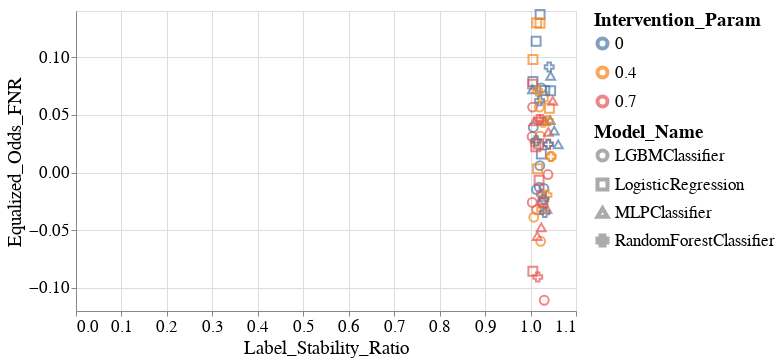

Notebook cell for this chart:
### Code cell
create_scatter_plot(melted_all_group_metrics_per_model_dct,
                    group='RAC1P',
                    fairness_metric_name='Equalized_Odds_FNR',
                    stability_metric_name='Label_Stability_Ratio')

### Figure 1 — Vega-Lite specification as saved in the notebook (floating-point values rounded to 4 significant figures)
{"config": {"view": {"continuousWidth": 400, "continuousHeight": 300}, "axis": {"labelFontSize": 17, "labelFontWeight": "normal", "titleFontSize": 19, "titleFontWeight": "normal"}, "legend": {"labelFontSize": 17, "labelLimit": 200, "symbolStrokeWidth": 4, "titleFontSize": 19, "titleLimit": 220}, "title": {"fontSize": 17}}, "data": {"name": "data-c6aa260e8a27e45c72a26499505bd71f"}, "mark": {"type": "point", "size": 60}, "encoding": {"color": {"field": "Intervention_Param", "type": "nominal"}, "shape": {"field": "Model_Name", "type": "nominal"}, "size": {"value": 80}, "x": {"field": "Label_Stability_Ratio", "type": "quantitative"}, "y": {"field": "Equalized_Odds_FNR", "type": "quantitative"}}, "height": 300, "width": 500, "$schema": "https://vega.github.io/schema/vega-lite/v4.17.0.json", "datasets": {"data-c6aa260e8a27e45c72a26499505bd71f": [{"Model_Name": "LGBMClassifier", "Experiment_Iteration": "Exp_iter_1", "Intervention_Param": 0.7, "Test_Set_Index": 0, "Group": "RAC1P", "Equalized_Odds_FNR": -0.1107, "Label_Stability_Ratio": 1.03}, {"Model_Name": "LGBMClassifier", "Experiment_Iteration": "Exp_iter_1", "Intervention_Param": 0.0, "Test_Set_Index": 0, "Group": "RAC1P", "Equalized_Odds_FNR": 0.005987, "Label_Stability_Ratio": 1.02}, {"Model_Name": "LGBMClassifier", "Experiment_Iteration": "Exp_iter_1", "Intervention_Param": 0.4, "Test_Set_Index": 0, "Group": "RAC1P", "Equalized_Odds_FNR": 0.03148, "Label_Stability_Ratio": 1.021}, {"Model_Name": "LGBMClassifier", "Experiment_Iteration": "Exp_iter_2", "Intervention_Param": 0.7, "Test_Set_Index": 0, "Group": "RAC1P", "Equalized_Odds_FNR": 0.03119, "Label_Stability_Ratio": 1.003}, {"Model_Name": "LGBMClassifier", "Experiment_Iteration": "Exp_iter_2", "Intervention_Param": 0.0, "Test_Set_Index": 0, "Group": "RAC1P", "Equalized_Odds_FNR": 0.03906, "Label_Stability_Ratio": 1.006}, {"Model_Name": "LGBMClassifier", "Experiment_Iteration": "Exp_iter_2", "Intervention_Param": 0.4, "Test_Set_Index": 0, "Group": "RAC1P", "Equalized_Odds_FNR": 0.02626, "Label_Stability_Ratio": 1.01}, {"Model_Name": "LGBMClassifier", "Experiment_Iteration": "Exp_iter_3", "Intervention_Param": 0.7, "Test_Set_Index": 0, "Group": "RAC1P", "Equalized_Odds_FNR": -0.001749, "Label_Stability_Ratio": 1.038}, {"Model_Name": "LGBMClassifier", "Experiment_Iteration": "Exp_iter_3", "Intervention_Param": 0.0, "Test_Set_Index": 0, "Group": "RAC1P", "Equalized_Odds_FNR": 0.0732, "Label_Stability_Ratio": 1.024}, {"Model_Name": "LGBMClassifier", "Experiment_Iteration": "Exp_iter_3", "Intervention_Param": 0.4, "Test_Set_Index": 0, "Group": "RAC1P", "Equalized_Odds_FNR": 0.01394, "Label_Stability_Ratio": 1.045}, {"Model_Name": "LGBMClassifier", "Experiment_Iteration": "Exp_iter_4", "Intervention_Param": 0.7, "Test_Set_Index": 0, "Group": "RAC1P", "Equalized_Odds_FNR": -0.03232, "Label_Stability_Ratio": 1.013}, {"Model_Name": "LGBMClassifier", "Experiment_Iteration": "Exp_iter_4", "Intervention_Param": 0.0, "Test_Set_Index": 0, "Group": "RAC1P", "Equalized_Odds_FNR": -0.01371, "Label_Stability_Ratio": 1.029}, {"Model_Name": "LGBMClassifier", "Experiment_Iteration": "Exp_iter_4", "Intervention_Param": 0.4, "Test_Set_Index": 0, "Group": "RAC1P", "Equalized_Odds_FNR": -0.05961, "Label_Stability_Ratio": 1.022}, {"Model_Name": "LGBMClassifier", "Experiment_Iteration": "Exp_iter_5", "Intervention_Param": 0.7, "Test_Set_Index": 0, "Group": "RAC1P", "Equalized_Odds_FNR": -0.02594, "Label_Stability_Ratio": 1.004}, {"Model_Name": "LGBMClassifier", "Experiment_Iteration": "Exp_iter_5", "Intervention_Param": 0.0, "Test_Set_Index": 0, "Group": "RAC1P", "Equalized_Odds_FNR": -0.01471, "Label_Stability_Ratio": 1.013}, {"Model_Name": "LGBMClassifier", "Experiment_Iteration": "Exp_iter_5", "Intervention_Param": 0.4, "Test_Set_Index": 0, "Group": "RAC1P", "Equalized_Odds_FNR": -0.03874, "Label_Stability_Ratio": 1.007}, {"Model_Name": "LGBMClassifier", "Experiment_Iteration": "Exp_iter_6", "Intervention_Param": 0.7, "Test_Set_Index": 0, "Group": "RAC1P", "Equalized_Odds_FNR": 0.0567, "Label_Stability_Ratio": 1.005}, {"Model_Name": "LGBMClassifier", "Experiment_Iteration": "Exp_iter_6", "Intervention_Param": 0.0, "Test_Set_Index": 0, "Group": "RAC1P", "Equalized_Odds_FNR": -0.01262, "Label_Stability_Ratio": 1.019}, {"Model_Name": "LGBMClassifier", "Experiment_Iteration": "Exp_iter_6", "Intervention_Param": 0.4, "Test_Set_Index": 0, "Group": "RAC1P", "Equalized_Odds_FNR": 0.0567, "Label_Stability_Ratio": 1.019}, {"Model_Name": "LogisticRegression", "Experiment_Iteration": "Exp_iter_1", "Intervention_Param": 0.0, "Test_Set_Index": 0, "Group": "RAC1P", "Equalized_Odds_FNR": 0.01604, "Label_Stability_Ratio": 1.024}, {"Model_Name": "LogisticRegression", "Experiment_Iteration": "Exp_iter_1", "Intervention_Param": 0.7, "Test_Set_Index": 0, "Group": "RAC1P", "Equalized_Odds_FNR": -0.08556, "Label_Stability_Ratio": 1.005}, {"Model_Name": "LogisticRegression", "Experiment_Iteration": "Exp_iter_1", "Intervention_Param": 0.4, "Test_Set_Index": 0, "Group": "RAC1P", "Equalized_Odds_FNR": 0.003352, "Label_Stability_Ratio": 1.015}, {"Model_Name": "LogisticRegression", "Experiment_Iteration": "Exp_iter_2", "Intervention_Param": 0.0, "Test_Set_Index": 0, "Group": "RAC1P", "Equalized_Odds_FNR": 0.07112, "Label_Stability_Ratio": 1.031}, {"Model_Name": "LogisticRegression", "Experiment_Iteration": "Exp_iter_2", "Intervention_Param": 0.7, "Test_Set_Index": 0, "Group": "RAC1P", "Equalized_Odds_FNR": -0.006691, "Label_Stability_Ratio": 1.019}, {"Model_Name": "LogisticRegression", "Experiment_Iteration": "Exp_iter_2", "Intervention_Param": 0.4, "Test_Set_Index": 0, "Group": "RAC1P", "Equalized_Odds_FNR": 0.06571, "Label_Stability_Ratio": 1.028}, {"Model_Name": "LogisticRegression", "Experiment_Iteration": "Exp_iter_3", "Intervention_Param": 0.0, "Test_Set_Index": 0, "Group": "RAC1P", "Equalized_Odds_FNR": 0.137, "Label_Stability_Ratio": 1.021}, {"Model_Name": "LogisticRegression", "Experiment_Iteration": "Exp_iter_3", "Intervention_Param": 0.7, "Test_Set_Index": 0, "Group": "RAC1P", "Equalized_Odds_FNR": 0.02462, "Label_Stability_Ratio": 1.018}, {"Model_Name": "LogisticRegression", "Experiment_Iteration": "Exp_iter_3", "Intervention_Param": 0.4, "Test_Set_Index": 0, "Group": "RAC1P", "Equalized_Odds_FNR": 0.1294, "Label_Stability_Ratio": 1.021}, {"Model_Name": "LogisticRegression", "Experiment_Iteration": "Exp_iter_4", "Intervention_Param": 0.0, "Test_Set_Index": 0, "Group": "RAC1P", "Equalized_Odds_FNR": 0.07889, "Label_Stability_Ratio": 1.005}, {"Model_Name": "LogisticRegression", "Experiment_Iteration": "Exp_iter_4", "Intervention_Param": 0.7, "Test_Set_Index": 0, "Group": "RAC1P", "Equalized_Odds_FNR": 0.02224, "Label_Stability_Ratio": 1.012}, {"Model_Name": "LogisticRegression", "Experiment_Iteration": "Exp_iter_4", "Intervention_Param": 0.4, "Test_Set_Index": 0, "Group": "RAC1P", "Equalized_Odds_FNR": 0.09791, "Label_Stability_Ratio": 1.005}, {"Model_Name": "LogisticRegression", "Experiment_Iteration": "Exp_iter_5", "Intervention_Param": 0.0, "Test_Set_Index": 0, "Group": "RAC1P", "Equalized_Odds_FNR": 0.1138, "Label_Stability_Ratio": 1.012}, {"Model_Name": "LogisticRegression", "Experiment_Iteration": "Exp_iter_5", "Intervention_Param": 0.7, "Test_Set_Index": 0, "Group": "RAC1P", "Equalized_Odds_FNR": 0.07661, "Label_Stability_Ratio": 1.005}, {"Model_Name": "LogisticRegression", "Experiment_Iteration": "Exp_iter_5", "Intervention_Param": 0.4, "Test_Set_Index": 0, "Group": "RAC1P", "Equalized_Odds_FNR": 0.1298, "Label_Stability_Ratio": 1.014}, {"Model_Name": "LogisticRegression", "Experiment_Iteration": "Exp_iter_6", "Intervention_Param": 0.0, "Test_Set_Index": 0, "Group": "RAC1P", "Equalized_Odds_FNR": 0.07084, "Label_Stability_Ratio": 1.044}, {"Model_Name": "LogisticRegression", "Experiment_Iteration": "Exp_iter_6", "Intervention_Param": 0.7, "Test_Set_Index": 0, "Group": "RAC1P", "Equalized_Odds_FNR": -0.02586, "Label_Stability_Ratio": 1.027}, {"Model_Name": "LogisticRegression", "Experiment_Iteration": "Exp_iter_6", "Intervention_Param": 0.4, "Test_Set_Index": 0, "Group": "RAC1P", "Equalized_Odds_FNR": 0.05579, "Label_Stability_Ratio": 1.042}, {"Model_Name": "MLPClassifier", "Experiment_Iteration": "Exp_iter_1", "Intervention_Param": 0.0, "Test_Set_Index": 0, "Group": "RAC1P", "Equalized_Odds_FNR": 0.03633, "Label_Stability_Ratio": 1.052}, {"Model_Name": "MLPClassifier", "Experiment_Iteration": "Exp_iter_1", "Intervention_Param": 0.7, "Test_Set_Index": 0, "Group": "RAC1P", "Equalized_Odds_FNR": -0.05504, "Label_Stability_Ratio": 1.015}, {"Model_Name": "MLPClassifier", "Experiment_Iteration": "Exp_iter_2", "Intervention_Param": 0.7, "Test_Set_Index": 0, "Group": "RAC1P", "Equalized_Odds_FNR": -0.03177, "Label_Stability_Ratio": 1.036}, {"Model_Name": "MLPClassifier", "Experiment_Iteration": "Exp_iter_2", "Intervention_Param": 0.0, "Test_Set_Index": 0, "Group": "RAC1P", "Equalized_Odds_FNR": 0.04552, "Label_Stability_Ratio": 1.043}, {"Model_Name": "MLPClassifier", "Experiment_Iteration": "Exp_iter_3", "Intervention_Param": 0.7, "Test_Set_Index": 0, "Group": "RAC1P", "Equalized_Odds_FNR": 0.03526, "Label_Stability_Ratio": 1.039}, {"Model_Name": "MLPClassifier", "Experiment_Iteration": "Exp_iter_3", "Intervention_Param": 0.0, "Test_Set_Index": 0, "Group": "RAC1P", "Equalized_Odds_FNR": 0.08388, "Label_Stability_Ratio": 1.044}, {"Model_Name": "MLPClassifier", "Experiment_Iteration": "Exp_iter_4", "Intervention_Param": 0.0, "Test_Set_Index": 0, "Group": "RAC1P", "Equalized_Odds_FNR": 0.04483, "Label_Stability_Ratio": 1.031}, {"Model_Name": "MLPClassifier", "Experiment_Iteration": "Exp_iter_4", "Intervention_Param": 0.7, "Test_Set_Index": 0, "Group": "RAC1P", "Equalized_Odds_FNR": 0.06216, "Label_Stability_Ratio": 1.049}, {"Model_Name": "MLPClassifier", "Experiment_Iteration": "Exp_iter_5", "Intervention_Param": 0.0, "Test_Set_Index": 0, "Group": "RAC1P", "Equalized_Odds_FNR": 0.07197, "Label_Stability_Ratio": 1.004}, {"Model_Name": "MLPClassifier", "Experiment_Iteration": "Exp_iter_5", "Intervention_Param": 0.7, "Test_Set_Index": 0, "Group": "RAC1P", "Equalized_Odds_FNR": 0.0443, "Label_Stability_Ratio": 1.008}, {"Model_Name": "MLPClassifier", "Experiment_Iteration": "Exp_iter_6", "Intervention_Param": 0.7, "Test_Set_Index": 0, "Group": "RAC1P", "Equalized_Odds_FNR": -0.04759, "Label_Stability_Ratio": 1.024}, {"Model_Name": "MLPClassifier", "Experiment_Iteration": "Exp_iter_6", "Intervention_Param": 0.0, "Test_Set_Index": 0, "Group": "RAC1P", "Equalized_Odds_FNR": 0.02433, "Label_Stability_Ratio": 1.061}, {"Model_Name": "RandomForestClassifier", "Experiment_Iteration": "Exp_iter_1", "Intervention_Param": 0.4, "Test_Set_Index": 0, "Group": "RAC1P", "Equalized_Odds_FNR": -0.03212, "Label_Stability_Ratio": 1.025}, {"Model_Name": "RandomForestClassifier", "Experiment_Iteration": "Exp_iter_1", "Intervention_Param": 0.7, "Test_Set_Index": 0, "Group": "RAC1P", "Equalized_Odds_FNR": -0.0905, "Label_Stability_Ratio": 1.016}, {"Model_Name": "RandomForestClassifier", "Experiment_Iteration": "Exp_iter_1", "Intervention_Param": 0.0, "Test_Set_Index": 0, "Group": "RAC1P", "Equalized_Odds_FNR": -0.03468, "Label_Stability_Ratio": 1.031}, {"Model_Name": "RandomForestClassifier", "Experiment_Iteration": "Exp_iter_2", "Intervention_Param": 0.4, "Test_Set_Index": 0, "Group": "RAC1P", "Equalized_Odds_FNR": 0.0435, "Label_Stability_Ratio": 1.028}, {"Model_Name": "RandomForestClassifier", "Experiment_Iteration": "Exp_iter_2", "Intervention_Param": 0.7, "Test_Set_Index": 0, "Group": "RAC1P", "Equalized_Odds_FNR": 0.04596, "Label_Stability_Ratio": 1.023}, {"Model_Name": "RandomForestClassifier", "Experiment_Iteration": "Exp_iter_2", "Intervention_Param": 0.0, "Test_Set_Index": 0, "Group": "RAC1P", "Equalized_Odds_FNR": 0.0622, "Label_Stability_Ratio": 1.02}, {"Model_Name": "RandomForestClassifier", "Experiment_Iteration": "Exp_iter_3", "Intervention_Param": 0.4, "Test_Set_Index": 0, "Group": "RAC1P", "Equalized_Odds_FNR": 0.04484, "Label_Stability_Ratio": 1.039}, {"Model_Name": "RandomForestClassifier", "Experiment_Iteration": "Exp_iter_3", "Intervention_Param": 0.7, "Test_Set_Index": 0, "Group": "RAC1P", "Equalized_Odds_FNR": 0.02458, "Label_Stability_Ratio": 1.039}, {"Model_Name": "RandomForestClassifier", "Experiment_Iteration": "Exp_iter_3", "Intervention_Param": 0.0, "Test_Set_Index": 0, "Group": "RAC1P", "Equalized_Odds_FNR": 0.09142, "Label_Stability_Ratio": 1.041}, {"Model_Name": "RandomForestClassifier", "Experiment_Iteration": "Exp_iter_4", "Intervention_Param": 0.4, "Test_Set_Index": 0, "Group": "RAC1P", "Equalized_Odds_FNR": 0.01377, "Label_Stability_Ratio": 1.045}, {"Model_Name": "RandomForestClassifier", "Experiment_Iteration": "Exp_iter_4", "Intervention_Param": 0.7, "Test_Set_Index": 0, "Group": "RAC1P", "Equalized_Odds_FNR": -0.01888, "Label_Stability_Ratio": 1.024}, {"Model_Name": "RandomForestClassifier", "Experiment_Iteration": "Exp_iter_4", "Intervention_Param": 0.0, "Test_Set_Index": 0, "Group": "RAC1P", "Equalized_Odds_FNR": 0.02453, "Label_Stability_Ratio": 1.039}, {"Model_Name": "RandomForestClassifier", "Experiment_Iteration": "Exp_iter_5", "Intervention_Param": 0.4, "Test_Set_Index": 0, "Group": "RAC1P", "Equalized_Odds_FNR": -0.01953, "Label_Stability_Ratio": 1.036}, {"Model_Name": "RandomForestClassifier", "Experiment_Iteration": "Exp_iter_5", "Intervention_Param": 0.7, "Test_Set_Index": 0, "Group": "RAC1P", "Equalized_Odds_FNR": -0.02594, "Label_Stability_Ratio": 1.025}, {"Model_Name": "RandomForestClassifier", "Experiment_Iteration": "Exp_iter_5", "Intervention_Param": 0.0, "Test_Set_Index": 0, "Group": "RAC1P", "Equalized_Odds_FNR": -0.02328, "Label_Stability_Ratio": 1.029}, {"Model_Name": "RandomForestClassifier", "Experiment_Iteration": "Exp_iter_6", "Intervention_Param": 0.4, "Test_Set_Index": 0, "Group": "RAC1P", "Equalized_Odds_FNR": 0.07067, "Label_Stability_Ratio": 1.016}, {"Model_Name": "RandomForestClassifier", "Experiment_Iteration": "Exp_iter_6", "Intervention_Param": 0.7, "Test_Set_Index": 0, "Group": "RAC1P", "Equalized_Odds_FNR": 0.04589, "Label_Stability_Ratio": 1.018}, {"Model_Name": "RandomForestClassifier", "Experiment_Iteration": "Exp_iter_6", "Intervention_Param": 0.0, "Test_Set_Index": 0, "Group": "RAC1P", "Equalized_Odds_FNR": 0.0275, "Label_Stability_Ratio": 1.012}]}}
